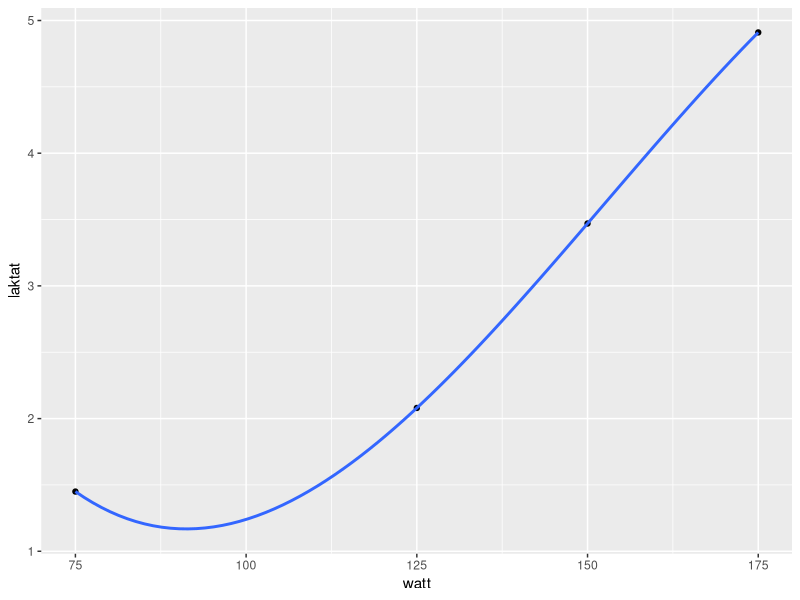
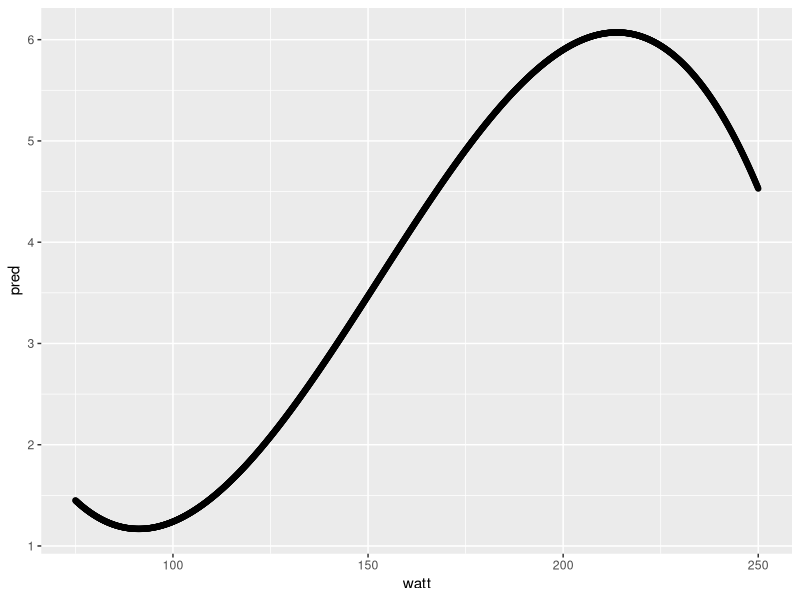

Write the R code that produced these figures, in order.
## ---- chunk 1
library(tidyverse)
  

library(readxl)
Data <- read_excel("Data.xlsx",na = "NA")

dat <- Data %>%
  select(Subject, Tid, lac.75:lac.250) %>%
  pivot_longer(names_to = "watt",
               values_to = "laktat",
               names_prefix = "lac.",
               names_transform = list(watt = as.numeric),
               cols = lac.75:lac.250) %>%

  
   filter(Subject == 1,
         Tid == "pre",
         !is.na(laktat)) %>% # Remove NA values #kan ta bort filter?
  print()


dat %>%
  ggplot(aes(watt, laktat)) + geom_point() +
  
  geom_smooth(method = "lm", se = FALSE, 
              formula = y ~ poly(x, 3)) # kan ta bort?

# Fit the model
model <- lm(laktat ~ watt + I(watt^2) + I(watt^3), data = dat)

new_data <- data.frame(watt = seq(from = 75, to = 250, by = 0.1)) # lagde tabellen fra 75- 250w slik at det skal bli mulig å sammenligne mellom solum og vetle

new_data$pred <- predict(model, newdata = new_data)

new_data$distance <- abs(new_data$pred - 4)



new_data %>%
  filter(distance == min(distance)) %>% # watt ved 4mmol <3
  print()



new_data %>%
  ggplot(aes(watt, pred)) + geom_point()

summary(model) # kan ta bort?

predict(model) # kan ta bort?
  
## ---- chunk 2
lt <- function(data)  { 
  
  m <- lm(laktat ~ watt + I(watt^2) + I(watt^3), data = data)
  
  new_data <- data.frame(watt = seq(from = min(data$watt), to = max(data$watt), by = 0.01))
  
  new_data$pred <-predict(m, newdata = new_data)
  
  new_data$watt.4mmol <- abs(new_data$pred - 4)
  
  new_data$watt.2mmol <- abs(new_data$pred - 2)
  
  
  results <- data.frame(watt.4mmol = new_data[which.min(new_data$watt.4mmol),1]) %>%
  
  data.frame(watt.2mmol = new_data[which.min(new_data$watt.2mmol),1])
  
  return(results)

 # figur som viser snitt av solum og vetle?
  
  
  

  
  }

lt(dat)

## ---- chunk 3

library(tidyverse)

dat <- Data %>%
  select(Subject, Tid, lac.75:lac.250) %>%
  pivot_longer(names_to = "watt",
               values_to = "laktat",
               names_prefix = "lac.",
               names_transform = list(watt = as.numeric),
               cols = lac.75:lac.250) %>%
  
  filter(!is.na(laktat)) %>%
  
  group_by(Tid, Subject) %>%
  
  mutate(n = n()) %>%
  filter(n >= 4) %>%
  
  group_modify(~ lt(.)) %>% # fasit tabell
  print()




## ---- chunk 4

lac1 <- dat %>%
  group_by(Subject) %>%
  mutate(n = n()) %>%
  filter(n == 2) %>%
  pivot_wider(names_from = Tid, values_from = c(watt.4mmol,watt.2mmol)) %>%
  print()

TE4 <- lac1 %>%
  mutate(diff = watt.4mmol_post - watt.4mmol_pre) %>%
  ungroup() %>%
  
  summarise(s = sd(diff, na.rm = TRUE), 
            m = mean(c(watt.4mmol_post, watt.4mmol_pre)), 
            te = s / sqrt(2), 1,
            cv = 100 * (te / m), 1,
            L = qt(0.975, 4) * s) %>%
  print()


TE2 <- lac1 %>%
  mutate(diff = watt.2mmol_post - watt.2mmol_pre) %>%
  ungroup() %>%
  
  summarise(s = sd(diff, na.rm = TRUE), 
            m = mean(c(watt.2mmol_post, watt.2mmol_pre)), 
            te = s / sqrt(2), 1,
            cv = 100 * (te / m), 1,
            L = qt(0.975, 4) * s) %>%
  print()



cv4 <- round(TE4$cv, 2)

Standardavik4 <- round(TE4$s, 2)

cv2 <- round(TE2$cv, 2)

Standardavik2 <- round(TE2$s, 2)

